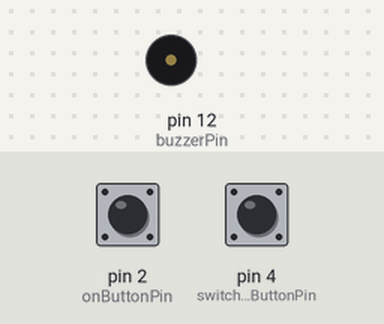
Simulated run of this program. Board: Arduino Uno, built with avr-gcc and run on an emulated ATmega328P. Parts: buzzer (waves = sounding, pin HIGH). The inputs (shaded band) are chosen by the test bench; at power-on: pin 2 (onButtonPin) HIGH, pin 4 (switchModeButtonPin) HIGH.

Above: at 0.1 s.
1.5 s: pin 2 (onButtonPin) pulled LOW for 3.2 s
At 6.4 s:
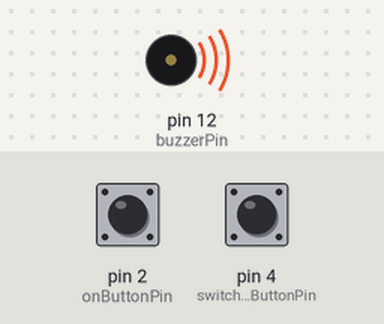
Timing chart, 0 to 12.2 s (numbered marks = the images above; inputs shaded):
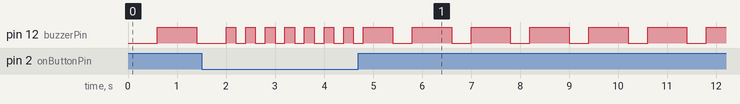

The program:

main.cpp
```cpp
#include <Arduino.h>

// variables here:
bool isConstantOn = false;
bool isModeSwitched = false;
const int buzzerPin = 12;
const int onButtonPin = 2;
const int switchModeButtonPin = 4;

// put function declarations here:

void setup() {
  // put your setup code here, to run once:
  pinMode(buzzerPin, OUTPUT);
  pinMode(onButtonPin, INPUT_PULLUP);
  pinMode(switchModeButtonPin, INPUT_PULLUP);
}

void loop() {
  // put your main code here, to run repeatedly:
  if (digitalRead(switchModeButtonPin) == HIGH)
  {
    isModeSwitched = !isModeSwitched; // Toggle
    delay(200);   // Simple debounce
  }

  if (isModeSwitched == false)
  {
    if (digitalRead(onButtonPin) == HIGH) {
      digitalWrite(buzzerPin, HIGH);
    }
    else {
      digitalWrite(buzzerPin, LOW);
    }
  }
  else {
    if (isConstantOn)
    {
      digitalWrite(buzzerPin, HIGH);
    }
    else
    {
      digitalWrite(buzzerPin, LOW);
    }

    if (digitalRead(onButtonPin) == HIGH)
    {
      isConstantOn = !isConstantOn; // Toggle
      delay(200);   // Simple debounce
    }
  }
}

// put function definitions here:
```
